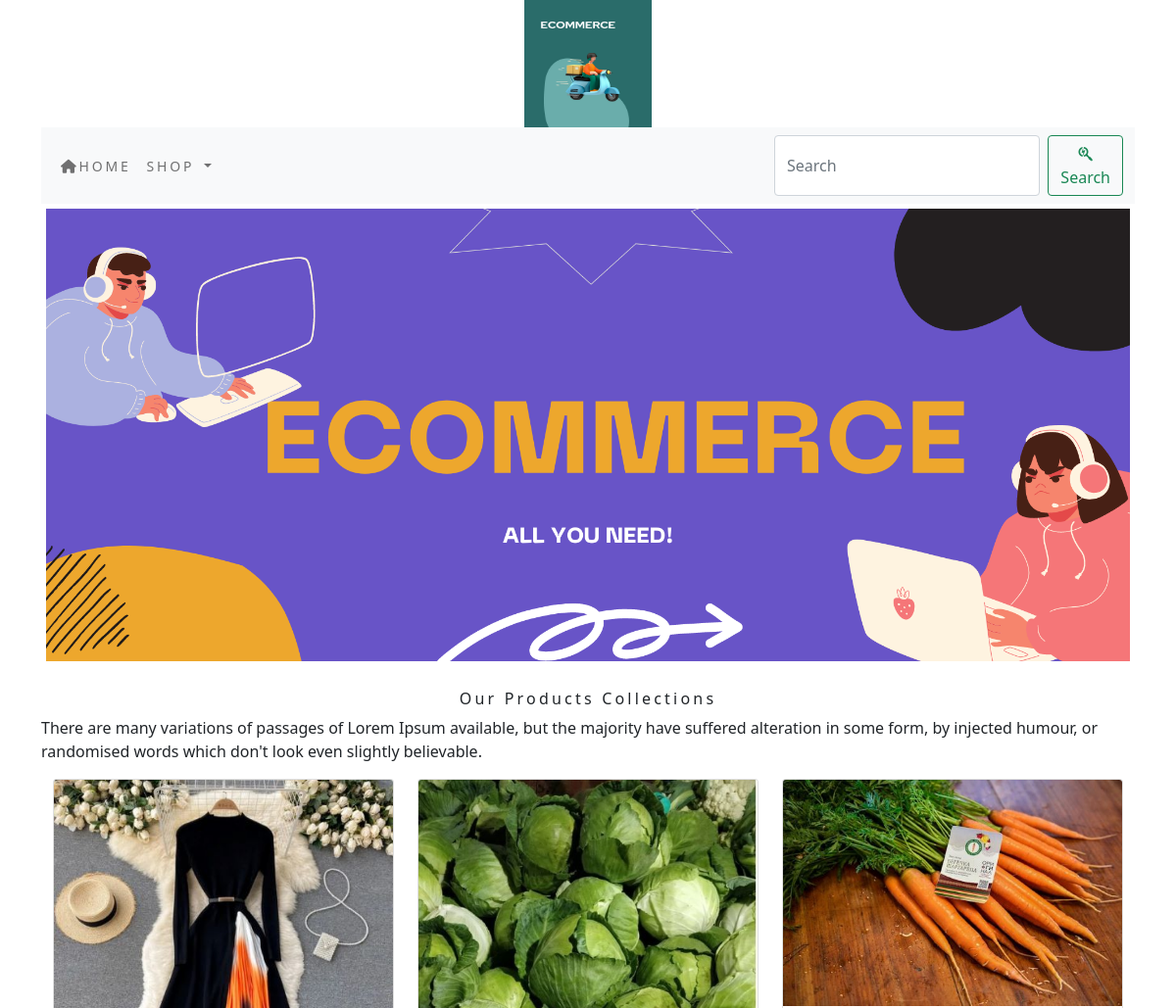
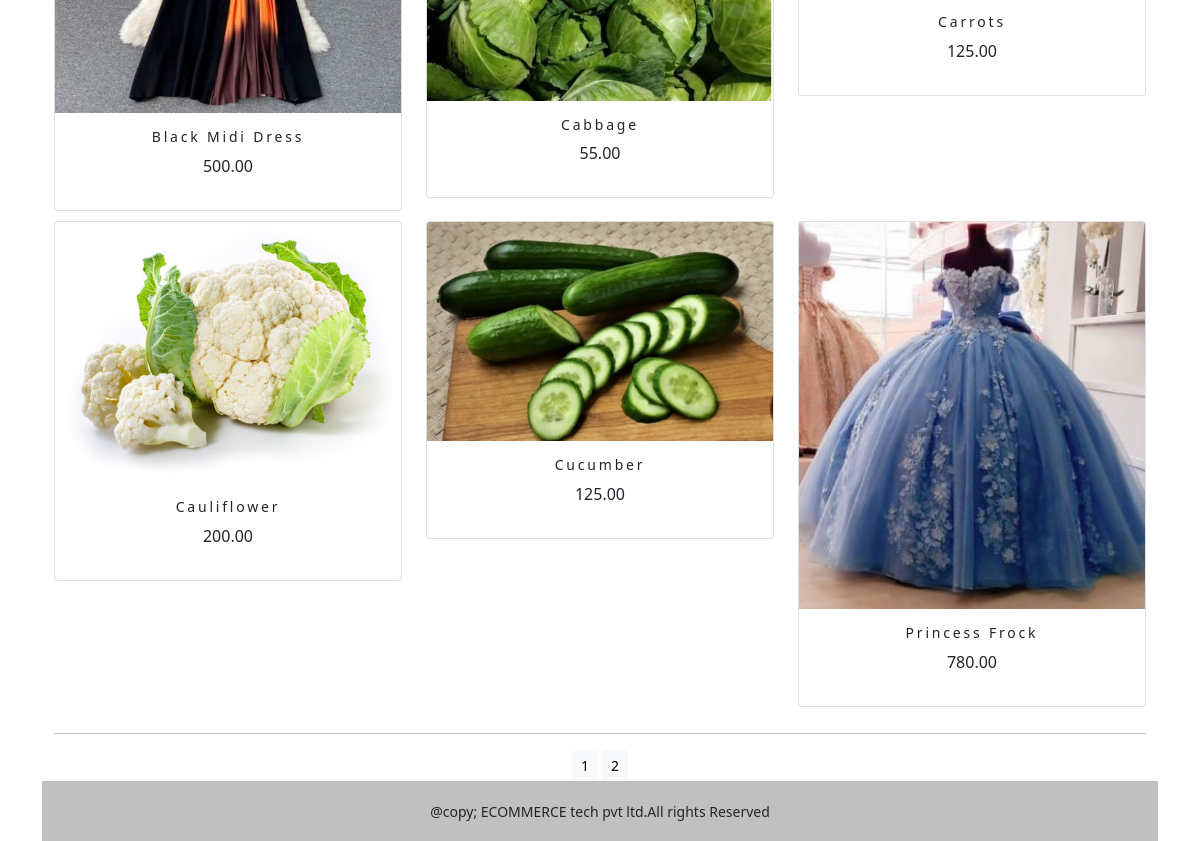
The app's page /shop/ with its own data (2 pictures, top to bottom).
### shop/models.py (models this page shows, shortened)
class Product(models.Model):
    name = models.CharField(max_length=250, unique=True)
    slug = models.SlugField(max_length=250, unique=True)
    description = models.TextField(blank=True)
    price=models.DecimalField(max_digits=10,decimal_places=2)
    category=models.ForeignKey(Category,on_delete=models.CASCADE)
    image=models.ImageField(upload_to='product',blank=True)
    stock=models.IntegerField()
    available=models.BooleanField(default=True)
    created=models.DateTimeField(auto_now_add=True)
    updated=models.DateTimeField(auto_now=True)
    def get_url(self):
        return reverse('shop:prodCatdetail',args=[self.category.slug,self.slug])
    class Meta:
        ordering = ('name',)
        verbose_name = 'product'
        verbose_name_plural = 'products'

### shop/views.py (the view)
# urls.py: path('',views.allProdCat,name='allProdCat'),
def allProdCat(request,c_slug=None):
    c_page = None
    products_list = None
    if c_slug != None:
        c_page=get_object_or_404(Category,slug=c_slug)
        products_list=Product.objects.all().filter(category=c_page,available=True)
    else:
        products_list = Product.objects.all().filter(available=True)
    paginator = Paginator(products_list,6)
    try:
            page=int(request.GET.get('page','1'))
    except:
            page = 1
    try:
        products=paginator.page(page)
    except(EmptyPage, InvalidPage):
            products = paginator.page(paginator.num_pages)
    return render(request, 'category.html', {'category': c_page, 'products': products})

### cart/context_processors.py (called while the page is built)
def counter(request):
    item_count=0
    if 'admin' in request.path:
        return {}
    else:
        try:
            cart=Cart.objects.filter(cart_id=_cart_id(request))
            cart_items=CartItem.objects.all().filter(cart=cart[:1])
            for cart_item in cart_items:
                item_count += cart_item.quantity
        except Cart.DoesNotExist:
            item_count = 0
    return dict(item_count=item_count)

### cart/views.py (called while the page is built)
def _cart_id(request):
    cart=request.session.session_key
    if not cart:
        cart=request.session.create()
    return cart

### shop/context_processors.py (called while the page is built)
def menu_links(request):
    links=Category.objects.all()
    return dict(links=links)

### shop/models.py (called while the page is built)
    def get_url(self):
        return reverse('shop:products_by_category',args=[self.slug])

### templates/category.html (shortened to what this page needs)
{% extends 'base.html' %}
{% load static %}
{% block content %}
<div class="mx_auto">
    {% if category %}
       <img class="my_image" src="{{category.image.url}}" alt="{{category.name}}">
</div>
  <br>
<div>
       <h1 class="text-center my_title">{{category.name}}</h1>
       <p class="text-justify">{{category.description}}</p>
</div>
    {% else %}
<div>
<img class="my_image my_image_padding" src="{% static 'img/banner.png' %}" alt="our products" width="1000px;">
</div>
<br>
<div>
    <h1 class="text-center my_title"> Our Products Collections</h1>
    <p class="text-justify">There are many variations of passages of Lorem Ipsum available, but the majority have suffered alteration in some form, by injected humour, or randomised words which don't look even slightly believable. </p>
</div>
   {% endif %}
<div class="container">
    <div class="row mx_auto">
        {% for product in products.object_list %}
        <div class="my_bottom_margin col-9 col-sm-12 col-md-4 col-lg-4">
            <div class="card text-center" style="min-width:18rem;">
                <a href="{{product.get_url}}"><img class="card-img-top my_image" src="{{product.image.url}}" alt="{{product.name}}"  width="200px;"></a>
            <div class="card-body">
                <h4>{{product.name}}</h4>
                <p>{{product.price}}</p>
            </div>
            </div>
        </div>
        {% endfor %}
    </div>
    <div class="mx-auto">
        {% if products.paginator.num_pages > 1 %}
        <hr>
        <div class="text-center">
            {% for pg in products.paginator.page_range %}
            <a href="?page={{pg}}" class="btn btn-light btn-sm {% if products.number == pg %} active {% endif %}">{{pg}}</a>
            {% endfor %}
        </div>
        {% endif %}
    </div>
</div>
{% endblock %}

### templates/base.html (shortened to what this page needs)
{% load static %}
<!DOCTYPE html>
<html lang="en">
<head>
    <link rel="stylesheet" href="{% static 'css/custom.css' %}">
    <link href="{% static 'css/bootstrap.min.css' %}" rel="stylesheet" >
</head>
<body class="d-flex flex-column min-vh-100">
<div class="container">
 {% include 'header.html' %}
{% include 'navbar.html' %}
{% block content %}
{% endblock %}
</div>
{% include 'footer.html' %}
</body>
</html>

### templates/header.html
{% load static %}
<header>
    <center>
        <a href="{%url 'shop:allProdCat' %}"></a> <img src="{% static  'img/logo.png' %} " alt="logimage" width="130px;" height="130px;">
    </center>
</header>

### templates/navbar.html (shortened to what this page needs)
<nav class="navbar navbar-expand-lg navbar-light bg-light">
  <div class="container-fluid">
    <div class="collapse navbar-collapse" id="navbarSupportedContent">
      <ul class="navbar-nav me-auto mb-2 mb-lg-0">
        <li class="nav-item">
          <a class="nav-link" href="{% url 'shop:allProdCat' %}"><i class="fa-solid fa-house"></i>Home</a>
        </li>
        <li class="nav-item dropdown {% if 'shop' in request.path %} active {% endif %}">
          <a class="nav-link dropdown-toggle" href="#" id="navbarDropdown" role="button" data-bs-toggle="dropdown" aria-expanded="false">
            Shop
          </a>
        </li>
      </ul>
      <form class="d-flex" action="{% url 'search_app:SearchResult' %}" method="get">
        <input class="form-control me-2" type="search" placeholder="Search" name="q" aria-label="Search">
        <button class="btn btn-outline-success" type="submit"><i class="fa-brands fa-searchengin"></i>Search</button>
      </form>
    </div>
  </div>
</nav>

### templates/footer.html
<div class=" my_footer mt-auto">
    <p class="text-center">@copy; ECOMMERCE tech pvt ltd.All rights Reserved</p>
</div>

### static/css/custom.css (style rules this page uses)
body { font-family: 'Roboto', sans-serif; }
.nav-item { letter-spacing : .2em; font-size :14px; text-transform :uppercase; }
.my_footer { background-color:silver; height:60px; }
.my_footer p { padding-top:20px; font-size:14px; }
.my_image { width:100%; height:auto; }
.my_title { font-size:16px; text_transform:uppercase; letter-spacing:.2em; }
.my_image_padding { padding:5px; }
.my_bottom_margin { margin-bottom:10px; }
.card-body h4 { font-size:14px; text_transform:uppercase; letter-spacing:.2em; }

### records on screen
Product: image (picture), name "Black Midi Dress", price "500.00"
Product: image (picture), name "Cabbage", price "55.00"
Product: image (picture), name "Carrots", price "125.00"
Product: image (picture), name "Cauliflower", price "200.00"
Product: image (picture), name "Cucumber", price "125.00"
Product: image (picture), name "Princess Frock", price "780.00"

### other values on screen
{{ pg }} "1" "2"
